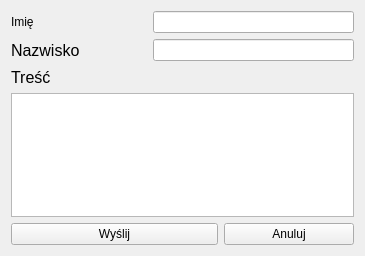
<?xml version="1.0" encoding="UTF-8"?>
<ui version="4.0">
 <class>wiadomosci_okno</class>
 <widget class="QWidget" name="wiadomosci_okno">
  <property name="geometry">
   <rect>
    <x>0</x>
    <y>0</y>
    <width>365</width>
    <height>256</height>
   </rect>
  </property>
  <property name="windowTitle">
   <string>NowaWiadomo</string>
  </property>
  <property name="styleSheet">
   <string notr="true">font: 12pt &quot;MS Shell Dlg 2&quot;;</string>
  </property>
  <layout class="QGridLayout" name="gridLayout_2">
   <item row="0" column="0">
    <layout class="QGridLayout" name="gridLayout">
     <item row="5" column="0" colspan="3">
      <widget class="QPushButton" name="pushButton">
       <property name="text">
        <string>Wyślij</string>
       </property>
      </widget>
     </item>
     <item row="5" column="3" colspan="2">
      <widget class="QPushButton" name="pushButton_2">
       <property name="text">
        <string>Anuluj</string>
       </property>
      </widget>
     </item>
     <item row="4" column="0" colspan="5">
      <widget class="QTextEdit" name="textEdit"/>
     </item>
     <item row="3" column="0">
      <widget class="QLabel" name="label_5">
       <property name="font">
        <font>
         <family>MS Shell Dlg 2</family>
         <pointsize>12</pointsize>
         <weight>50</weight>
         <italic>false</italic>
         <bold>false</bold>
        </font>
       </property>
       <property name="text">
        <string>Treść</string>
       </property>
      </widget>
     </item>
     <item row="3" column="1" colspan="4">
      <spacer name="horizontalSpacer">
       <property name="orientation">
        <enum>Qt::Horizontal</enum>
       </property>
       <property name="sizeHint" stdset="0">
        <size>
         <width>218</width>
         <height>20</height>
        </size>
       </property>
      </spacer>
     </item>
     <item row="1" column="0" rowspan="2" colspan="2">
      <widget class="QLabel" name="label_4">
       <property name="font">
        <font>
         <family>MS Shell Dlg 2</family>
         <pointsize>12</pointsize>
         <weight>50</weight>
         <italic>false</italic>
         <bold>false</bold>
        </font>
       </property>
       <property name="text">
        <string>Nazwisko</string>
       </property>
      </widget>
     </item>
     <item row="0" column="0" colspan="2">
      <widget class="QLabel" name="label_3">
       <property name="text">
        <string>Imię</string>
       </property>
      </widget>
     </item>
     <item row="0" column="2" colspan="3">
      <widget class="QLineEdit" name="lineEdit_username_2"/>
     </item>
     <item row="1" column="2" rowspan="2" colspan="3">
      <widget class="QLineEdit" name="lineEdit_username_3"/>
     </item>
    </layout>
   </item>
  </layout>
 </widget>
 <layoutdefault spacing="6" margin="11"/>
 <resources/>
 <connections/>
</ui>
